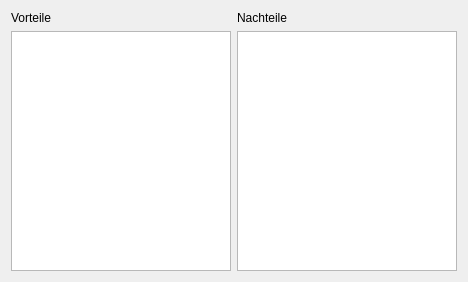
              <widget class="QWidget" name="page">
               <property name="geometry">
                <rect>
                 <x>0</x>
                 <y>0</y>
                 <width>468</width>
                 <height>282</height>
                </rect>
               </property>
               <attribute name="label">
                <string>Vorteile / Nachteile</string>
               </attribute>
               <layout class="QHBoxLayout" name="horizontalLayout_20">
                <item>
                 <layout class="QVBoxLayout" name="verticalLayout_13">
                  <item>
                   <widget class="QLabel" name="label_9">
                    <property name="text">
                     <string>Vorteile</string>
                    </property>
                   </widget>
                  </item>
                  <item>
                   <widget class="QTableWidget" name="vorteileTable_dsa5">
                    <property name="editTriggers">
                     <set>QAbstractItemView::NoEditTriggers</set>
                    </property>
                    <property name="alternatingRowColors">
                     <bool>true</bool>
                    </property>
                    <property name="columnCount">
                     <number>1</number>
                    </property>
                    <attribute name="horizontalHeaderVisible">
                     <bool>false</bool>
                    </attribute>
                    <attribute name="horizontalHeaderStretchLastSection">
                     <bool>true</bool>
                    </attribute>
                    <attribute name="verticalHeaderVisible">
                     <bool>false</bool>
                    </attribute>
                    <column/>
                   </widget>
                  </item>
                 </layout>
                </item>
                <item>
                 <layout class="QVBoxLayout" name="verticalLayout_12">
                  <item>
                   <widget class="QLabel" name="label_8">
                    <property name="text">
                     <string>Nachteile</string>
                    </property>
                   </widget>
                  </item>
                  <item>
                   <widget class="QTableWidget" name="nachteileTable_dsa5">
                    <property name="editTriggers">
                     <set>QAbstractItemView::NoEditTriggers</set>
                    </property>
                    <property name="alternatingRowColors">
                     <bool>true</bool>
                    </property>
                    <property name="columnCount">
                     <number>1</number>
                    </property>
                    <attribute name="horizontalHeaderVisible">
                     <bool>false</bool>
                    </attribute>
                    <attribute name="horizontalHeaderStretchLastSection">
                     <bool>true</bool>
                    </attribute>
                    <attribute name="verticalHeaderVisible">
                     <bool>false</bool>
                    </attribute>
                    <column/>
                   </widget>
                  </item>
                 </layout>
                </item>
               </layout>
              </widget>
